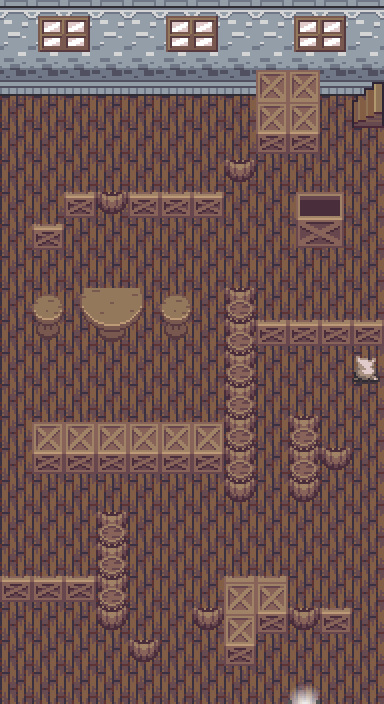

A level layout from a 2D game, rendered from its tile map. Below: a short description, then the map file with tile-grid data replaced by summaries:
An orthogonal 12x22 tile map with 32x32 px tiles, 4 tile layers (Tile Layer 1, Tile Layer 2, Tile Layer 3, Above Player), 4 tilesets and 27 objects (20x collision, 4x collision-line, 3x event).

<map version="1.10" tiledversion="1.11.0" orientation="orthogonal" renderorder="right-down" compressionlevel="0" width="12" height="22" tilewidth="32" tileheight="32" infinite="0" nextlayerid="9" nextobjectid="30">
 <properties>
  <property name="edges" value="clamped" />
  <property name="inside" type="bool" value="true" />
  <property name="map_type" value="dungeon" />
  <property name="scenario" value="xero" />
  <property name="slug" value="scoop4" />
 </properties>
 <tileset firstgid="1" source="../gfx/tilesets/core_city_and_country.tsx" />
 <tileset firstgid="1441" name="core_set pieces" tilewidth="32" tileheight="32" tilecount="1550" columns="31">
  <image source="../gfx/tilesets/core_set pieces.png" width="992" height="1600" />
 </tileset>
 <tileset firstgid="2991" name="core_indoor_floors" tilewidth="32" tileheight="32" tilecount="3864" columns="46">
  <image source="../gfx/tilesets/core_indoor_floors.png" width="1472" height="2688" />
 </tileset>
 <tileset firstgid="6855" name="core_indoor_stairs" tilewidth="32" tileheight="32" tilecount="2970" columns="45">
  <image source="../gfx/tilesets/core_indoor_stairs.png" width="1440" height="2112" />
 </tileset>
 <layer id="1" name="Tile Layer 1" width="12" height="22">
  <data>[264 cells, 264 non-empty, 4 distinct tile ids]</data>
 </layer>
 <layer id="2" name="Tile Layer 2" width="12" height="22">
  <data>[264 cells, 81 non-empty, 23 distinct tile ids]</data>
 </layer>
 <layer id="3" name="Tile Layer 3" width="12" height="22">
  <data>[264 cells, 5 non-empty, 4 distinct tile ids]</data>
 </layer>
 <layer id="4" name="Above Player" width="12" height="22">
  <data>[264 cells, 0 non-empty, 0 distinct tile ids]</data>
 </layer>
 <objectgroup color="#ffff00" id="6" name="Event">
  <object id="1" name="Play Music" type="event" x="0" y="0" width="32" height="32" />
  <object id="2" name="Teleport to Scoop 3" type="event" x="288" y="672" width="32" height="32">
   <properties>
    <property name="act10" value="transition_teleport player,scoop3.tmx,5,3,0.3" />
    <property name="act20" value="char_face player,down" />
    <property name="cond10" value="is char_at player" />
    <property name="cond20" value="is char_facing player,down" />
   </properties>
  </object>
  <object id="3" name="Teleport to Timber Town" type="event" x="352" y="96" width="32" height="32">
   <properties>
    <property name="act10" value="transition_teleport player,timber_town.tmx,18,23,0.3" />
    <property name="act20" value="char_face player,down" />
    <property name="cond10" value="is char_at player" />
    <property name="cond20" value="is char_facing player,right" />
   </properties>
  </object>
 </objectgroup>
 <objectgroup color="#ff0000" id="7" name="Collisions">
  <object id="4" type="collision" x="0" y="0" width="384" height="96" />
  <object id="5" type="collision" x="224" y="320" width="160" height="32" />
  <object id="7" type="collision-line" x="0" y="704">
   <polyline points="0,0 384,0" />
  </object>
  <object id="8" type="collision-line" x="0" y="96">
   <polyline points="0,0 0,608" />
  </object>
  <object id="9" type="collision-line" x="384" y="96">
   <polyline points="0,0 0,608" />
  </object>
  <object id="10" type="collision-line" x="352" y="128">
   <polyline points="0,0 32,0" />
  </object>
  <object id="11" type="collision" x="0" y="576" width="128" height="32" />
  <object id="12" type="collision" x="32" y="448" width="192" height="32" />
  <object id="13" type="collision" x="288" y="416" width="32" height="96" />
  <object id="14" type="collision" x="320" y="448" width="32" height="32" />
  <object id="15" type="collision" x="64" y="192" width="160" height="32" />
  <object id="16" type="collision" x="32" y="224" width="32" height="32" />
  <object id="17" type="collision" x="32" y="288" width="160" height="32" />
  <object id="18" type="collision" x="224" y="352" width="32" height="160" />
  <object id="19" type="collision" x="224" y="576" width="64" height="64" />
  <object id="20" type="collision" x="192" y="608" width="160" height="32" />
  <object id="21" type="collision" x="224" y="640" width="32" height="32" />
  <object id="22" type="collision" x="128" y="640" width="32" height="32" />
  <object id="23" type="collision" x="96" y="512" width="32" height="128" />
  <object id="24" type="collision" x="256" y="128" width="64" height="32" />
  <object id="25" type="collision" x="288" y="192" width="64" height="64" />
  <object id="26" type="collision" x="224" y="160" width="32" height="32" />
  <object id="27" type="collision" x="224" y="288" width="32" height="32" />
  <object id="28" type="collision" x="352" y="352" width="32" height="32" />
 </objectgroup>
</map>
